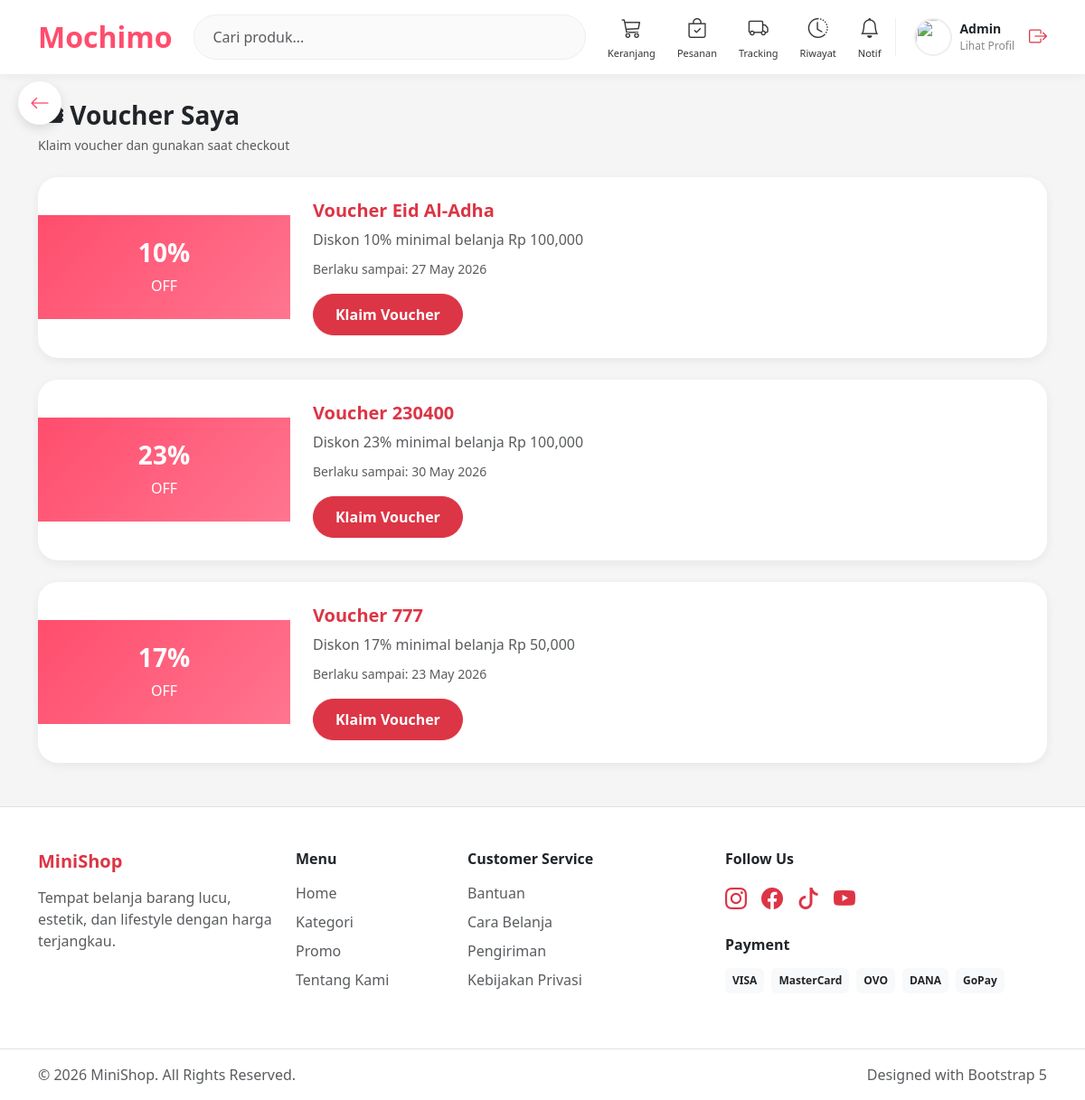
The app's page /customer/voucher.php (signed in) with its own data.
### tables this page shows
CREATE TABLE `users` (
  `id_user` int NOT NULL,
  `nama` varchar(100) NOT NULL,
  `email` varchar(100) NOT NULL,
  `password` varchar(255) NOT NULL,
  `no_hp` varchar(20) DEFAULT NULL,
  `alamat` text,
  `foto` varchar(255) DEFAULT NULL,
  `role` enum('admin','customer') DEFAULT 'customer',
  `created_at` timestamp NOT NULL DEFAULT CURRENT_TIMESTAMP,
  `gender` varchar(10) DEFAULT NULL
);

CREATE TABLE `voucher` (
  `id_voucher` int NOT NULL,
  `kode_voucher` varchar(50) DEFAULT NULL,
  `diskon` int DEFAULT NULL,
  `minimal_belanja` int DEFAULT NULL,
  `expired` date DEFAULT NULL,
  `status` enum('aktif','nonaktif') DEFAULT 'aktif'
);

### customer/voucher.php (the view, shortened to what this page needs)
<?php
include "../config/koneksi.php";
$queryVoucher = mysqli_query($conn, "
SELECT * FROM voucher
WHERE status='aktif'
AND expired >= CURDATE()
ORDER BY id_voucher DESC
");
include "../template/header.php";
include "../template/navbar_customer.php";
?>
<a href="../customer/dashboard.php"
   class="back-btn">
    <i class="bi bi-arrow-left"></i>
</a>
<div class="container py-4">
    <div class="mb-4">
        <div class="page-title">
            🎟 Voucher Saya
        </div>
        <small class="text-muted">
            Klaim voucher dan gunakan saat checkout
        </small>
    </div>
    <?php if(mysqli_num_rows($queryVoucher) > 0) : ?>
        <?php while($v = mysqli_fetch_assoc($queryVoucher)) : ?>
        <div class="voucher-card mb-4">
            <div class="row g-0 align-items-center">
                <div class="col-md-3">
                    <div class="voucher-left text-center">
                        <h3>
                            <?= $v['diskon']; ?>%
                        </h3>
                        <div>
                            OFF
                        </div>
                    </div>
                </div>
                <div class="col-md-9">
                    <div class="voucher-right">
                        <h5 class="fw-bold text-danger">
                            Voucher <?= $v['kode_voucher']; ?>
                        </h5>
                        <p class="mb-2 text-muted">
                            Diskon <?= $v['diskon']; ?>%
                            minimal belanja
                            Rp <?= number_format($v['minimal_belanja']); ?>
                        </p>
                        <small class="text-muted">
                            Berlaku sampai:
                            <?= date('d M Y', strtotime($v['expired'])); ?>
                        </small>
                        <div class="mt-3">
                            <button
                                class="btn btn-danger claim-btn"
                                onclick="copyVoucher('<?= $v['kode_voucher']; ?>')"
                            >
                                Klaim Voucher
                            </button>
                        </div>
                    </div>
                </div>
            </div>
        </div>
        <?php endwhile; ?>
    <?php endif; ?>
</div>
<?php include "../template/footer.php"; ?>

### template/navbar_customer.php (shortened to what this page needs)
<?php
include "../config/koneksi.php";
$id_user = $_SESSION['id_user'] ?? 0;
$queryUser = mysqli_query($conn,"
SELECT * FROM users
WHERE id_user='$id_user'
");
$user = mysqli_fetch_assoc($queryUser ?? []);
$fotoProfile = (!empty($user['foto']))
    ? "../assets/profile/" . $user['foto']
    : "../assets/img/user.png";
?>
<nav class="navbar navbar-expand-lg navbar-light navbar-custom sticky-top">
<div class="container d-flex align-items-center">
    <a href="../customer/dashboard.php" class="logo-text me-4">
        Mochimo
    </a>
    <form class="d-flex flex-grow-1 me-4 search-wrapper"
          method="GET"
          action="../customer/dashboard.php">
        <input type="search"
               name="cari"
               class="form-control search-input"
               placeholder="Cari produk..."
               autocomplete="off">
    </form>
    <div class="menu-wrapper me-3">
        <a href="../customer/cart.php" class="menu-icon">
            <i class="bi bi-cart3"></i>
            <small>Keranjang</small>
        </a>
        <a href="../customer/pesanan.php" class="menu-icon">
            <i class="bi bi-bag-check"></i>
            <small>Pesanan</small>
        </a>
        <a href="../customer/tracking_pesanan.php" class="menu-icon">
            <i class="bi bi-truck"></i>
            <small>Tracking</small>
        </a>
        <a href="../customer/riwayat.php" class="menu-icon">
            <i class="bi bi-clock-history"></i>
            <small>Riwayat</small>
        </a>
        <a href="../customer/notifikasi.php" class="menu-icon">
            <i class="bi bi-bell"></i>
            <small>Notif</small>
        </a>
    </div>
    <div class="d-flex align-items-center profile-navbar">
        <a href="../customer/profil.php"
           class="d-flex align-items-center text-decoration-none text-dark gap-2">
            <img src="<?= $fotoProfile; ?>" class="profile-img">
            <div>
                <div class="profile-name">
                    <?= isset($user['nama']) ? $user['nama'] : 'Customer'; ?>
                </div>
                <div class="profile-text">
                    Lihat Profil
                </div>
            </div>
        </a>
        <a href="../auth/logout.php" class="text-danger ms-3">
            <i class="bi bi-box-arrow-right fs-5"></i>
        </a>
    </div>
</div>
</nav>

### assets/css/style.css (style rules this page uses)
body { background:#f5f5f5; font-family:Arial,sans-serif; }

### template/navbar_customer.php (style rules this page uses)
.navbar-custom { background:white; box-shadow:0 2px 10px rgba(0,0,0,0.05); padding:14px 0; z-index:999; }
.logo-text { font-weight:800; font-size:32px; color:#ff4d6d !important; text-decoration:none; }
.search-input { border-radius:50px; padding:12px 20px; border:1px solid #eee; background:#fafafa; }
.menu-wrapper { display:flex; align-items:center; gap:24px; }
.menu-icon { color:#333; position:relative; transition:0.2s; display:flex; flex-direction:column; align-items:center; text-decoration:none; }
.menu-icon i { font-size:22px; }
.menu-icon small { font-size:11px; margin-top:4px; font-weight:500; }
.profile-navbar { padding-left:20px; border-left:1px solid #eee; }
.profile-img { width:42px; height:42px; border-radius:50%; object-fit:cover; border:2px solid #eee; }
.profile-name { font-size:14px; font-weight:700; margin-bottom:0; }
.profile-text { font-size:12px; color:#888; }

### customer/voucher.php (style rules this page uses)
body { background:#f5f5f5; font-family:'Segoe UI', sans-serif; }
.page-title { font-size:28px; font-weight:700; }
.voucher-card { background:white; border-radius:22px; overflow:hidden; box-shadow:0 3px 12px rgba(0,0,0,0.06); transition:0.2s; }
.voucher-left { background:linear-gradient(135deg,#ff4d6d,#ff758f); color:white; padding:25px; height:100%; }
.voucher-left h3 { font-weight:700; }
.voucher-right { padding:25px; }
.claim-btn { border-radius:30px; padding:10px 24px; font-weight:600; }
.back-btn { position:fixed; top:90px; left:20px; width:48px; height:48px; background:white; border-radius:50%; display:flex; align-items:center; justify-content:center; box-shadow:0 4px 12px rgba(0,0,0,0.12); color:#ff4d6d; text-decoration:none; font-size:22px; z-index:999; transition:0.2s; }

### records on screen
users: nama "Admin"
voucher: diskon "10", kode_voucher "Eid Al-Adha", minimal_belanja "100,000", expired "27 May 2026"
voucher: diskon "23", kode_voucher "230400", minimal_belanja "100,000", expired "30 May 2026"
voucher: diskon "17", kode_voucher "777", minimal_belanja "50,000", expired "23 May 2026"
